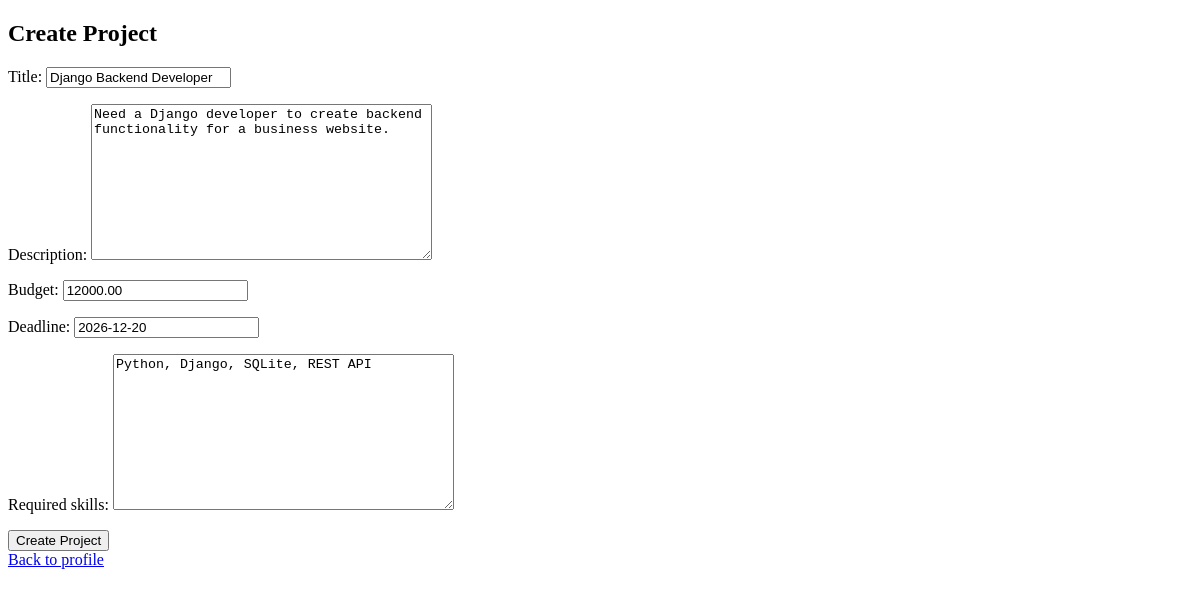
/edit_project/4/ (signed in), run on an earlier commit of the app's database.
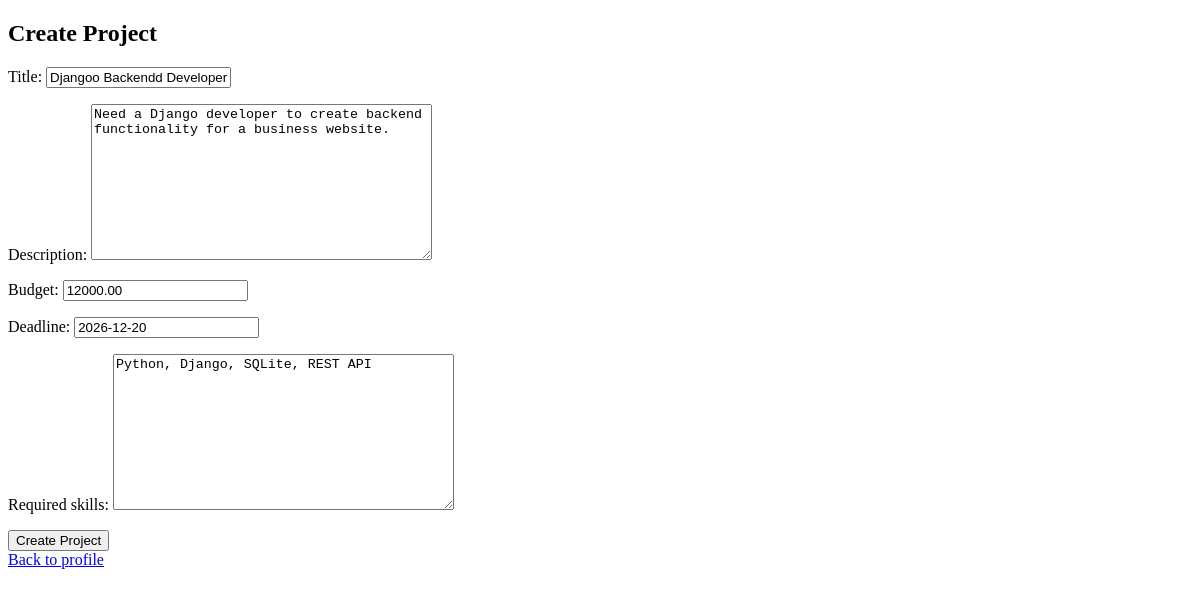
And on a later commit of the database.
### appfreelance/models.py (models this page shows, shortened)
class Project(models.Model):
    STATUS_CHOICES=[
        ('draft','Draft'),
        ('published','Published'),
        ('paused','Paused'),
        ('closed','Closed'),
        ('archived','Archived'),]
    client=models.ForeignKey(CustomUser,on_delete=models.CASCADE,related_name='projects')
    title=models.CharField(max_length=100)
    description=models.TextField()
    budget=models.DecimalField(max_digits=10,decimal_places=2)
    deadline=models.DateField()
    required_skills=models.TextField()
    status=models.CharField(choices=STATUS_CHOICES,default='draft')
    created_url=models.DateTimeField(auto_now_add=True)
    updated_url=models.DateTimeField(auto_now=True)

### appfreelance/views.py (the view)
# urls.py: path('edit_project/<int:id>/', views.edit_project, name='edit_project'),
def edit_project(request, id):
    if not request.user.is_authenticated:
        return redirect('logn')
    project = get_object_or_404(Project, id=id)
    if project.client != request.user and not request.user.is_staff:
        return redirect('profile')
    if request.method == "POST":
        form = ProjectForm(request.POST, instance=project)
        if form.is_valid():
            form.save()
            messages.success(request, "Project updated successfully!")
            return redirect('profile')
    else:
        form = ProjectForm(instance=project)
    return render(request, 'project_form.html', {'form': form})

### appfreelance/forms.py
class ProjectForm(forms.ModelForm):
    class Meta:
        model=Project
        fields=['title','description','budget','deadline','required_skills']

### templates/project_form.html (shortened to what this page needs)
<!DOCTYPE html>
<html lang="en">
<head>
</head>
<body>
<h2>Create Project</h2>
<form method="POST">
    {{ form.as_p }}
    <button type="submit">Create Project</button>
</form>
<a href="{% url 'profile' %}">Back to profile</a>
</body>
</html>

What changed in the data, as far as the page shows it:
changed Project "Need a Django developer to create backend functionality for a business website.": title "Django Backend Developer" → "Djangoo Backendd Developer"
